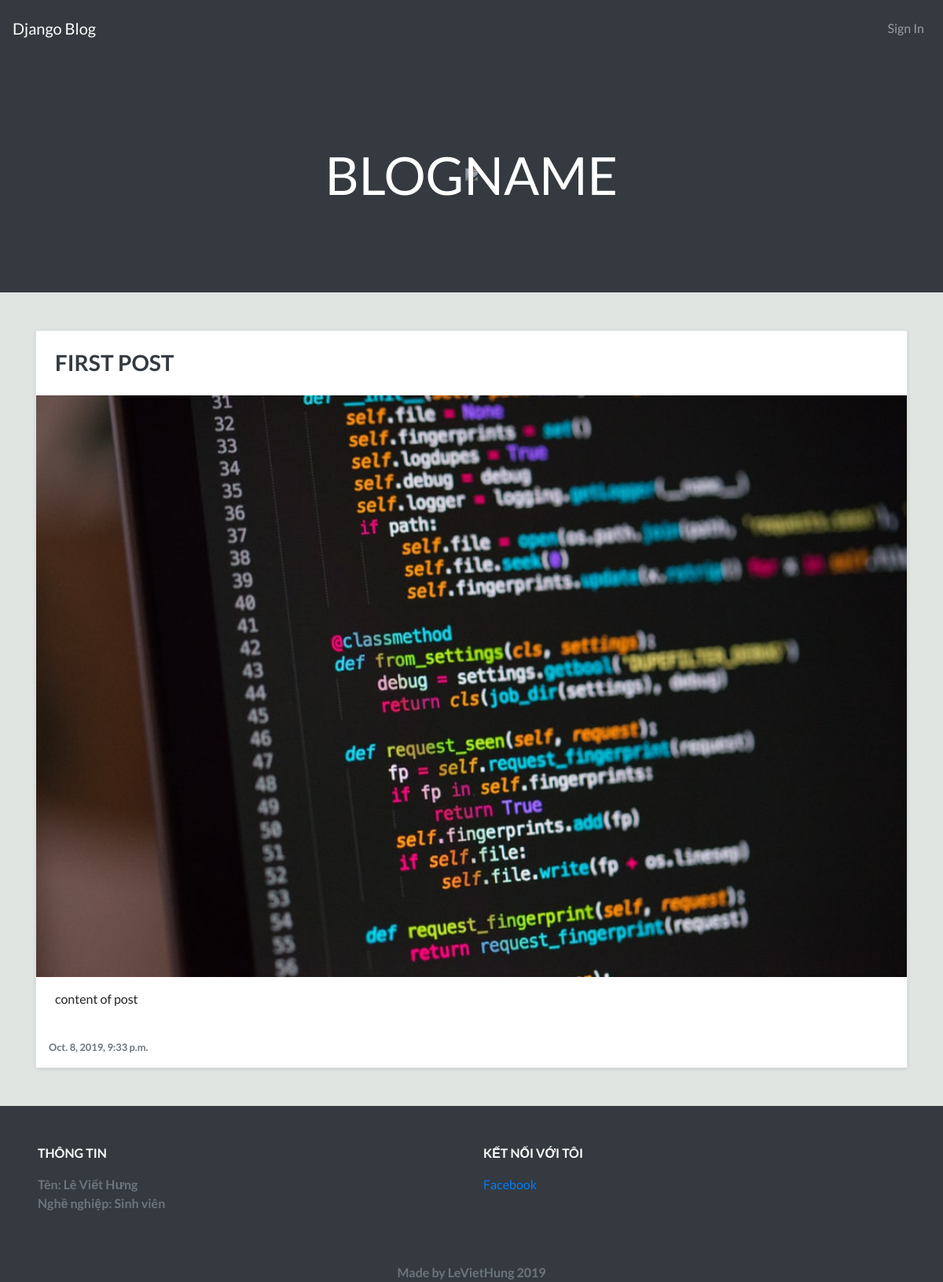
Page /post/6ac19b60-7ed2-4db7-8bb7-a228192888c2 on the committed database.
### home/models.py (models this page shows, shortened)
class Post(models.Model):
    uuid = models.UUIDField(primary_key=True, default=uuid.uuid4, editable=False)
    title = models.CharField(max_length=200)
    content = models.TextField()
    image = models.ImageField(upload_to='images/', null=True)
    time = models.DateTimeField(auto_now_add=True)

### home/views.py (the view)
# urls.py: path('post/<str:uuid>', PostView.as_view(), name='singlepost'),
class PostView(View):
	template = 'home/post.html'
	def get(self, request, uuid):
		try:
			post = Post.objects.get(uuid=uuid)
		except:
			pass
		return render(request, self.template, {'post':post})

### templates/home/post.html (shortened to what this page needs)
{% extends 'home/base.html' %}
{% block content %}
<div class="container mt-5">
    <div class="rounded bg-white shadow">
        <div class="border">
            <div class="d-flex justify-content-between p-4">
                <p class="h3 text-dark text-uppercase font-weight-bold m-0">{{ post.title }}</p>
            </div>
            <div>
            <img src="/media/{{ post.image }}"
                 style="width:100%;
                        height: auto;">
            </div>
            <div class="px-4 pt-3">
                {{ post.content|safe }}
            </div>
            <p class="small text-secondary font-weight-bold p-3 m-0 mt-4">{{ post.time }}</p>
        </div>
    </div>
</div>
{% endblock %}

### templates/home/base.html (shortened to what this page needs)
{% load static %}
<!DOCTYPE html>
<html class="bg-barkground">
<head>
	<link rel="stylesheet" href="https://maxcdn.bootstrapcdn.com/bootstrap/4.0.0/css/bootstrap.min.css">
	<link rel="stylesheet" href="{% static 'preloader.css' %}">
	<link rel="stylesheet" href="{% static 'card.css' %}">
</head>
<body class="bg-barkground">
	<nav class="navbar navbar-expand-md bg-dark navbar-dark py-3">
		<a href="{% url 'homepage' %}" class="navbar-brand">Django Blog</a>
		<div class="collapse navbar-collapse" id="collapsibleNavbar">
			<ul class="navbar-nav ml-auto">
			{% if user.username %}
				<li class="navbar-item">
					<p class="nav-link text-white m-0">{{ user.username }}</p>
				</li>
				<li class="navbar-item">
					<a href="{% url 'createpost' %}" class="nav-link">Create</a>
				</li>
				<li class="navbar-item">
					<a href="{% url 'logout' %}" class="nav-link">Log out</a>
				</li>
			{% else %}
				<li class="navbar-item">
					<a href="{% url 'signin' %}" class="nav-link">Sign In</a>
				</li>
			{% endif %}
			</ul>
		</div>
	</nav>
	<div class="container-fluid p-0 bg-dark"
	     style="height: 300px;
	            overflow: hidden;
	            position: relative;">
		<p class="text-uppercase text-white"
		   style="position: absolute;
		          left: 50%;
				  top: 50%;
				  font-size: 50pt;
		          transform: translate(-50%,-50%);
		          z-index: 10">BlogName</p>
		<img src="https://defaultcustomheadersdata.files.wordpress.com/2016/07/blur.jpg"
			 style="position: absolute;
			 		left:50%;
			 		top:50%;
			 		transform: translate(-50%,-50%);
			 		opacity: 0.6;">
    </div>
    {% block content %}{% endblock %}
	<div class="container-fluid bg-dark mt-5 px-5 pt-5">
		<div class="row">
			<div class="col-md mb-3">
				<p class="text-uppercase text-white font-weight-bold">Thông tin</p>
				<p class="text-secondary font-weight-bold m-0">Tên: Lê Viết Hưng</p>
				<p class="text-secondary font-weight-bold m-0">Nghề nghiệp: Sinh viên</p>
			</div>
			<div class="col-md mb-3">
				<p class="text-uppercase text-white font-weight-bold">Kết nối với tôi</p>
				<a href="#" class="m-0">Facebook</a>
			</div>
		</div>
		<div class="mt-5">
			<p class="text-secondary font-weight-bold text-center m-0">Made by LeVietHung 2019</p>
		</div>
	</div>
</body>
</html>

### static/card.css (style rules this page uses)
.shadow { box-shadow: 0 1px 4px rgba(0,0,0,.1); }
.bg-barkground { background:#e0e5e1!important; }

### templates/home/base.html (style rules this page uses)
html { font-family: 'Lato', sans-serif!important; }
body { font-family: 'Lato', sans-serif!important; }

### rows in the picture
Post: title "FIRST POST", image (picture), content "content of post", time "Oct. 8, 2019, 9:33 p.m."
